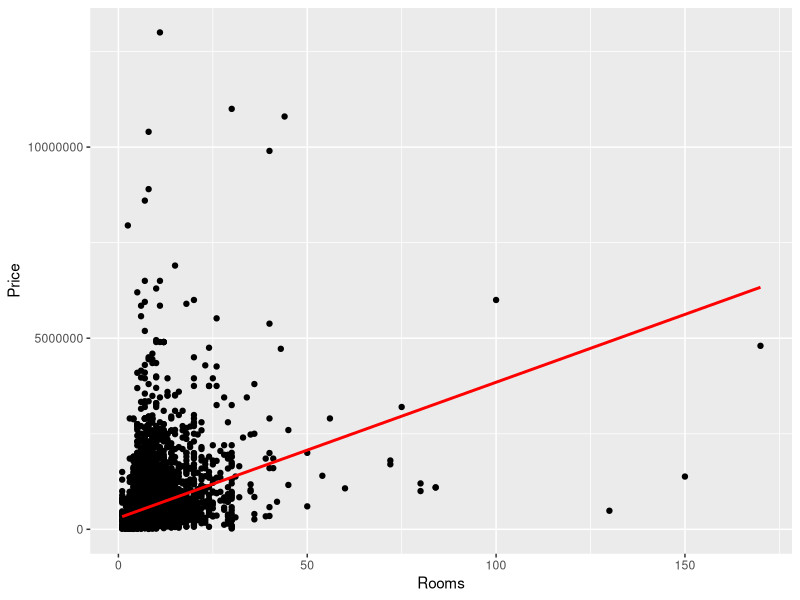
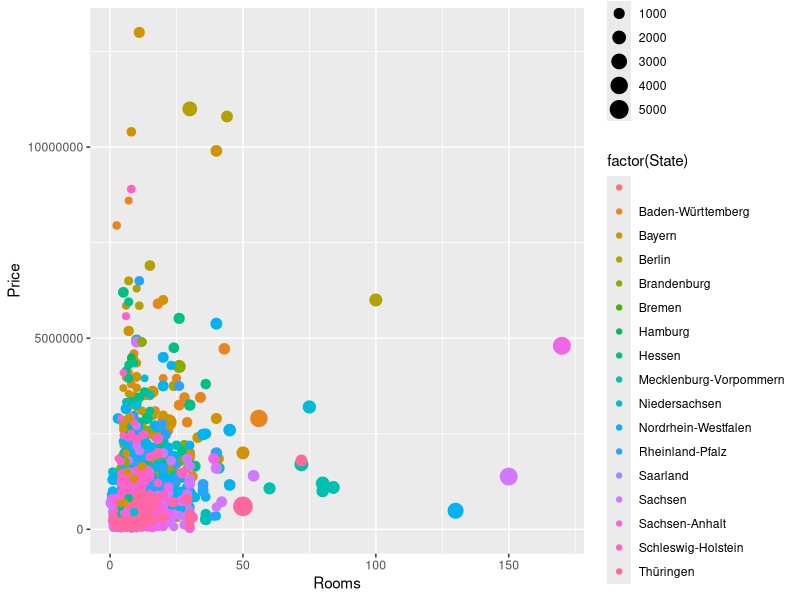
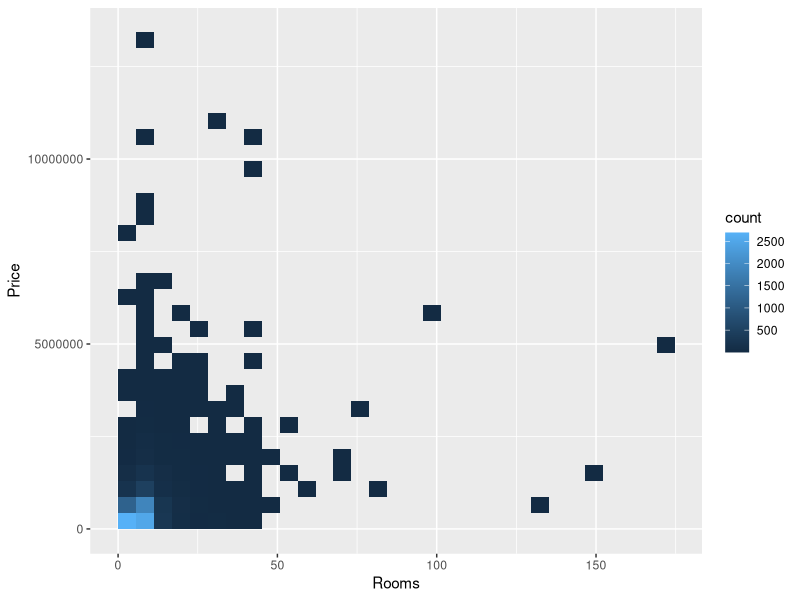
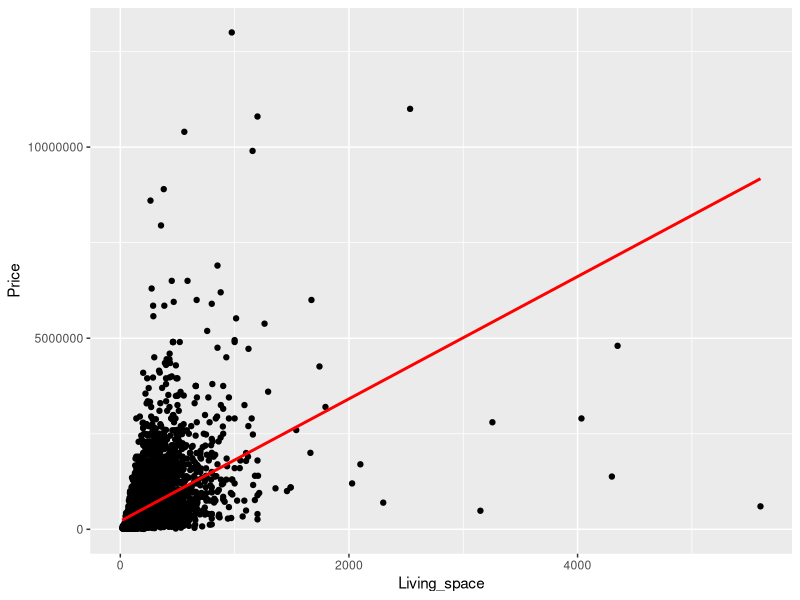
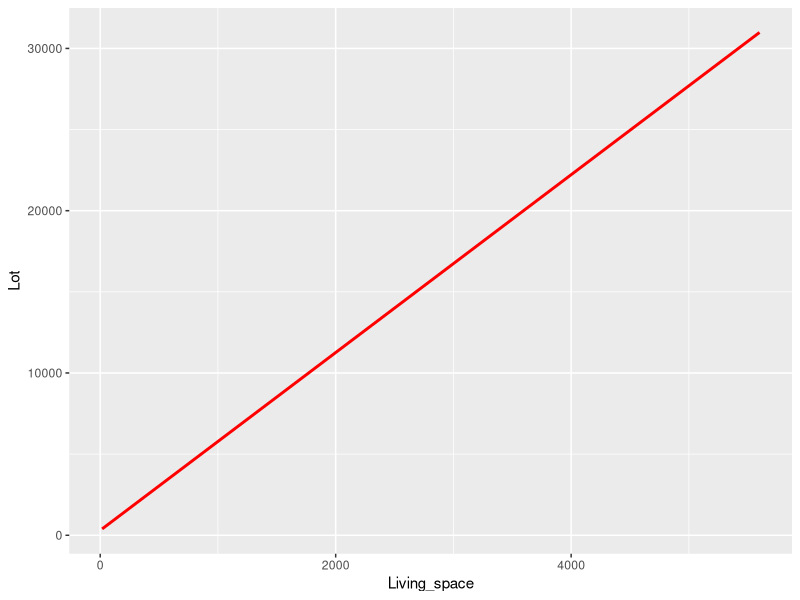

Source code (R) for these figures, in order: (Note: this script raises an error after producing the figures.)
## ---- chunk 1
knitr::opts_chunk$set(echo = TRUE)
## ---- chunk 2
data <- read.csv('germany_housing_cleaned.csv',header =T, sep=',', encoding='UTF-8')
head(data)
## ---- chunk 3
str(data)
colnames(data)
## ---- chunk 4
options(scipen=999) #block scientific notation

library(ggplot2)
#Rooms
ggplot(data, aes(Rooms, Price)) + geom_point()+ geom_smooth(method = lm, se = F, color= 'red')
ggplot(data, aes(Rooms, Price)) + geom_point(aes(size=Living_space, colour = factor(State)))
ggplot(data, aes(Rooms, Price)) + geom_bin2d(bins = 30)

#Living Space
ggplot(data, aes(Living_space, Price)) + geom_point() + geom_smooth(method = lm, se = F, color = 'red')
ggplot(data, aes(Living_space, Lot)) + geom_smooth(method = lm, se =F, color = 'red')




lm.price_rooms <- lm(Price ~ Rooms)
print(summary(lm.price_rooms))
## ---- chunk 5

# use ggplot instead - to do
par(mfrow=c(2,1))
boxplot(Price ~ Type, main = 'Price ~ Type plotted with outliers')
boxplot(Price ~ Type, main = 'Price ~ Type plotted WITHOUT outliers', outline=FALSE)
## ---- chunk 6
lm.type_rooms <- lm(Price ~ Type, data = data)
summary(lm.type_rooms)
